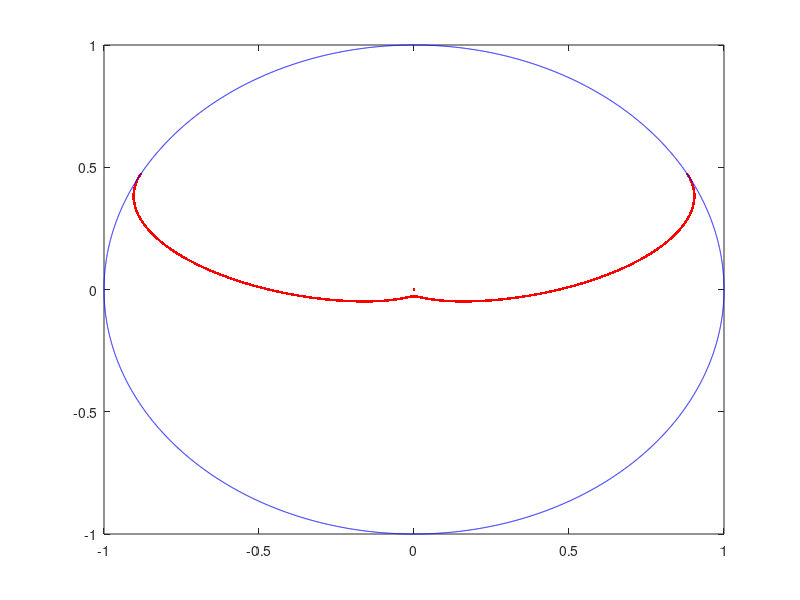

MATLAB code to generate this figure:
clear all
close all
clc

Day_Number = 93
% Time = 10;
Longitude = 71.39;
Latitude = 33;

step = 0.0125;
set = 24;
daytimes=0;
for n = 1:(set/step)
    
    Time = -set/2 + (n-1)*step;
    
    q1 = 23.4*(pi/180);
    q2 = (Day_Number - 94)/365*2*pi;
    q3 = Time/24*2*pi;
    q4 = Longitude*pi/180;
    q5 = (90 - Latitude)*pi/180;
    
    SUN(n,:) = [- cos(q2)*(sin(q1)*sin(q5) - cos(q1)*(cos(q3)*cos(q4)*cos(q5) - cos(q5)*sin(q3)*sin(q4))) - sin(q2)*(cos(q3)*cos(q5)*sin(q4) + cos(q4)*cos(q5)*sin(q3))
        - cos(q3 + q4)*sin(q2) - sin(q3 + q4)*cos(q1)*cos(q2)
        cos(q2)*(cos(q5)*sin(q1) - cos(q1)*(sin(q3)*sin(q4)*sin(q5) - cos(q3)*cos(q4)*sin(q5))) - sin(q2)*(cos(q3)*sin(q4)*sin(q5) + cos(q4)*sin(q3)*sin(q5))]';
    
    r = (SUN(n,1)^2 + SUN(n,2)^2)^0.5;
    if SUN(n,3)>=0
    SUN_PLOT(n,:) = [-r*SUN(n,1) r*SUN(n,2)];
    daytimes=daytimes +1;
    else
    SUN_PLOT(n,:) = [0 0];    
    end
    
end

figure
box on
axis equal
plot(SUN_PLOT(:,2),SUN_PLOT(:,1),'r.')
hold on
t = 0:0.001:2*pi;
plot(cos(t),sin(t),'b-')
Day_duration=daytimes*step